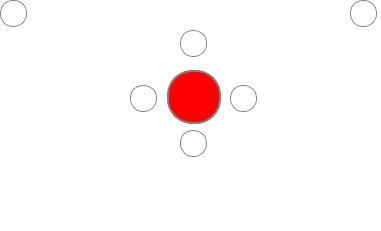
   <widget class="QWidget" name="Buttons" native="true">
    <property name="geometry">
     <rect>
      <x>30</x>
      <y>310</y>
      <width>381</width>
      <height>231</height>
     </rect>
    </property>
    <property name="styleSheet">
     <string notr="true">background-color: white</string>
    </property>
    <widget class="QPushButton" name="UpButton">
     <property name="geometry">
      <rect>
       <x>180</x>
       <y>30</y>
       <width>27</width>
       <height>27</height>
      </rect>
     </property>
     <property name="styleSheet">
      <string notr="true">border-style: solid;
border-color: grey;
border-width: 1px;
border-radius: 12.5px;
background-color: none;
max-width:25px;
max-height:25px;
min-width:25px;
min-height:25px;</string>
     </property>
     <property name="text">
      <string/>
     </property>
    </widget>
    <widget class="QPushButton" name="DownButton">
     <property name="geometry">
      <rect>
       <x>180</x>
       <y>130</y>
       <width>27</width>
       <height>27</height>
      </rect>
     </property>
     <property name="styleSheet">
      <string notr="true">border-style: solid;
border-color: grey;
border-width: 1px;
border-radius: 12.5px;
background-color: none;
max-width:25px;
max-height:25px;
min-width:25px;
min-height:25px;</string>
     </property>
     <property name="text">
      <string/>
     </property>
    </widget>
    <widget class="QPushButton" name="SelectButton">
     <property name="geometry">
      <rect>
       <x>167</x>
       <y>70</y>
       <width>54</width>
       <height>54</height>
      </rect>
     </property>
     <property name="styleSheet">
      <string notr="true">border-style: solid;
border-color: grey;
border-width: 2px;
border-radius: 25px;
background-color: red;
max-width:50px;
max-height:50px;
min-width:50px;
min-height:50px;</string>
     </property>
     <property name="text">
      <string/>
     </property>
    </widget>
    <widget class="QPushButton" name="RightButton">
     <property name="geometry">
      <rect>
       <x>230</x>
       <y>85</y>
       <width>27</width>
       <height>27</height>
      </rect>
     </property>
     <property name="styleSheet">
      <string notr="true">border-style: solid;
border-color: grey;
border-width: 1px;
border-radius: 12.5px;
background-color: none;
max-width:25px;
max-height:25px;
min-width:25px;
min-height:25px;</string>
     </property>
     <property name="text">
      <string/>
     </property>
    </widget>
    <widget class="QPushButton" name="LeftButton">
     <property name="geometry">
      <rect>
       <x>130</x>
       <y>85</y>
       <width>27</width>
       <height>27</height>
      </rect>
     </property>
     <property name="styleSheet">
      <string notr="true">border-style: solid;
border-color: grey;
border-width: 1px;
border-radius: 12.5px;
background-color: none;
max-width:25px;
max-height:25px;
min-width:25px;
min-height:25px;</string>
     </property>
     <property name="text">
      <string/>
     </property>
    </widget>
    <widget class="QPushButton" name="PowerButton">
     <property name="geometry">
      <rect>
       <x>170</x>
       <y>190</y>
       <width>50</width>
       <height>50</height>
      </rect>
     </property>
     <property name="styleSheet">
      <string notr="true">border:none;
border-radius: 25px;
background-color: none;
max-width:50px;
max-height:50px;
min-width:50px;
min-height:50px;</string>
     </property>
     <property name="text">
      <string/>
     </property>
    </widget>
    <widget class="QPushButton" name="BackButton">
     <property name="geometry">
      <rect>
       <x>0</x>
       <y>0</y>
       <width>27</width>
       <height>27</height>
      </rect>
     </property>
     <property name="styleSheet">
      <string notr="true">border-style: solid;
border-color: grey;
border-width: 1px;
border-radius: 12.5px;
background-color: none;
max-width:25px;
max-height:25px;
min-width:25px;
min-height:25px;</string>
     </property>
     <property name="text">
      <string/>
     </property>
    </widget>
    <widget class="QPushButton" name="MenuButton">
     <property name="geometry">
      <rect>
       <x>350</x>
       <y>0</y>
       <width>27</width>
       <height>27</height>
      </rect>
     </property>
     <property name="styleSheet">
      <string notr="true">border-style: solid;
border-color: grey;
border-width: 1px;
border-radius: 12.5px;
background-color: none;
max-width:25px;
max-height:25px;
min-width:25px;
min-height:25px;</string>
     </property>
     <property name="text">
      <string/>
     </property>
    </widget>
   </widget>
